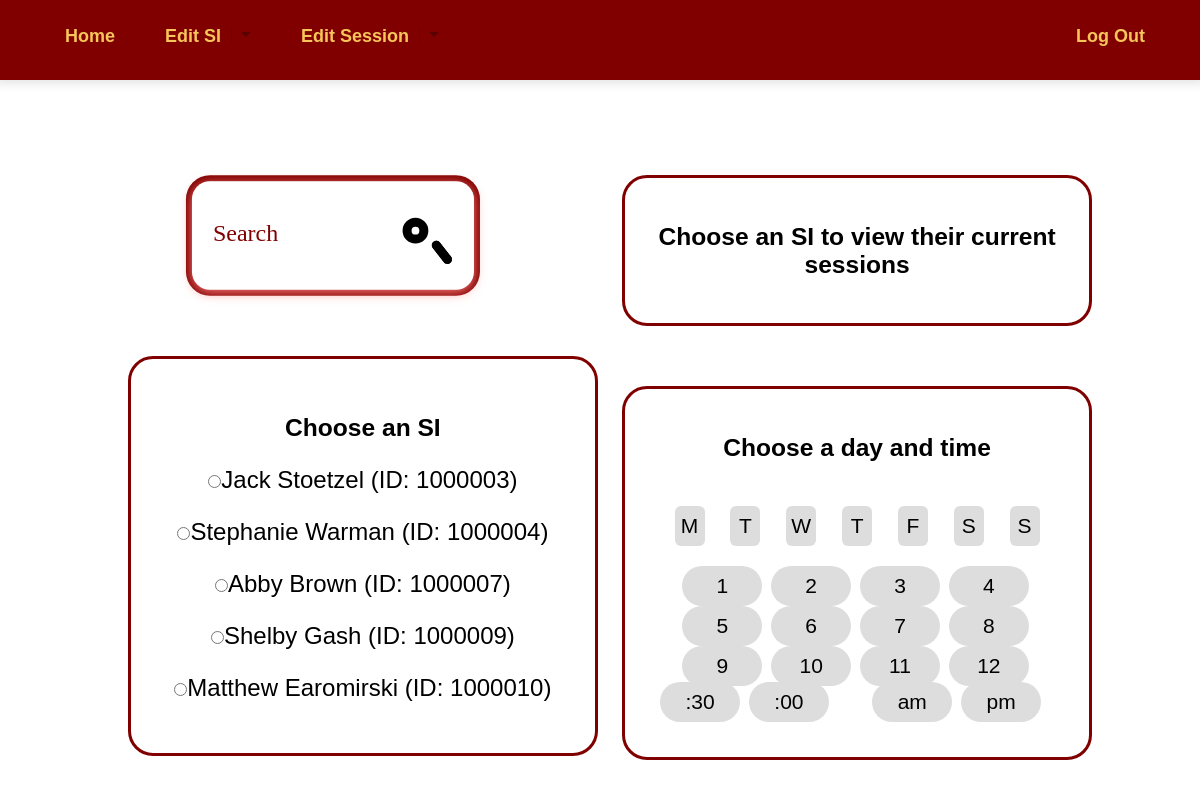
Page /update_session.php (signed in) on the committed database.
### tables this page shows
CREATE TABLE `Student` (
  `ID` int(11) NOT NULL,
  `name` varchar(20) DEFAULT NULL,
  `email` varchar(320) DEFAULT NULL,
  `password` varchar(100) NOT NULL,
  `major` varchar(100) DEFAULT NULL
);

### update_session.php (the view, shortened to what this page needs)
<!DOCTYPE html>
<html>
<head>
<link rel="stylesheet" href="https://cdnjs.cloudflare.com/ajax/libs/font-awesome/4.7.0/css/font-awesome.min.css">
	<link rel ="stylesheet" href="stylemenu.css">
	<link rel ="stylesheet" href="stylesheet.css">
	<link rel ="stylesheet" href="stylesearch.css">
</head>
<header>
<nav id="navigation">
  <ul class="links" style = "float:left;">
  <li><a href="admin_page.php">Home</a></li>
    <li class="dropdown"><a href="#" class="trigger-drop">Edit SI<i class="arrow"></i></a>
    </li>
    <li class="dropdown"><a href="#" class="trigger-drop">Edit Session<i class="arrow"></i></a>
    </li>
</ul>
<ul class ="links">
    <li><a href="logout.php">Log Out</a>
    </li>
  </ul>
</nav>
</header>
<body style = "padding: 70px;">
<div class = 'text_column' style = 'float:right; width: 45%;  margin-left:5%;'>
<div class = 'column' style = 'text-align:center; width: 45%; width: 100%; height: auto'>
<div class = "colContent"><form action ="#" name = "addsession"  method = 'post' style ="width:100%; height:100%;" >
<?php
if (isset($_SESSION['add-si-id']))
{
	$connection = @mysqli_connect('localhost','swarman2','swarman2','SalisburySIDB');
	if($connection->connect_error) {
		die('Failed to Connect: '.$connection->connect_error);
	}
	$namequery = "select name from Student where ID = ".$_SESSION['add-si-id'];
	$nr = mysqli_query($connection, $namequery);
	$name_row = mysqli_fetch_array($nr);
	echo "<h3> Choose a session to update</h3>";
	$query = "select session_weekday,session_time from Session where SI_ID = ".$_SESSION['add-si-id'];
	$r = mysqli_query($connection, $query);
echo'<form action="#" name=postsession method ="post">';
	while($row = mysqli_fetch_array($r))
	{
	if ($_SESSION['ses_to_up'] == $row['session_weekday'])
	{
	if(isset($_SESSION['day']) and isset($_SESSION['time'])and isset($_SESSION['half']) and isset($_SESSION['ampm']))
	{
		if($_SESSION['ampm']=='pm')
		{
			$t = $_SESSION['time']+12;
		}
		else
		{
			$t = $_SESSION['time'];
		}
		if($t == 12 or $t==24)
		{
			$t = $t - 12;
		}
		if($_SESSION['half']=='nothalf')
		{
			$_SESSION['date'] = $t.':00:00';
		}
		else
		{
			$_SESSION['date'] = $t.':30:00';
		}
		echo"<input type = 'radio' checked id = '".$row['session_weekday']."' name = 'session_to_upd' onclick='this.form.submit()' value = '".$row['session_weekday']."'><label for ='".$row['session_weekday']."' style = 'color:#800000; font-weight:bold;'>".$_SESSION['day']." at ".date('h:i a',strtotime($_SESSION['date']))."</label></br>";
		echo "[old time: ".$row['session_weekday']." at  ". date('h:i a ', strtotime($row['session_time']))."]";
	}
	else
	{
		echo "<input type = 'radio' checked id = '".$row['session_weekday']."' name = 'session_to_upd' onclick='this.form.submit()' value = '".$row['session_weekday']."'><label for ='".$row['session_weekday']."'>".$row['session_weekday']." at  ". date('h:i a ', strtotime($row['session_time']))."</label>";
	}
	}
	else{
		echo "<input type = 'radio' id = '".$row['session_weekday']."' name = 'session_to_upd' onclick='this.form.submit()' value = '".$row['session_weekday']."'><label for ='".$row['session_weekday']."'>".$row['session_weekday']." at  ". date('h:i a ', strtotime($row['session_time']))."</label>";
	}
		echo'</br>';
	}
	if(isset($_SESSION['ses_to_up']) and isset($_SESSION['day']) and isset($_SESSION['time'])and isset($_SESSION['half']) and isset($_SESSION['ampm']))
	{
		echo"<button class ='button1' name = 'updateSession' value = 'update'>Update Session</button>";
	}
	echo '</form>';
}
else
{
	echo"<h3> Choose an SI to view their current sessions</h3>";
}
?>
</form>
</div>
</div>
<div class = 'column' style='text-align:center; height: auto; width:100%;' >
<div class = 'colContent'>
<h3>Choose a day and time</h3>
<div class="weekDays-selector">
<form action = '#' name = postday method = 'post' style = "padding-top:10px; height:60px;">
<?php
echo '/>
  <label for="weekday-mon">M</label>
  <input type="radio" id="weekday-tue" class="weekday" name="group" onclick="this.form.submit()" value = "Tuesday"';
echo '/>
  <label for="weekday-tue">T</label>
  <input type="radio" id="weekday-wed" class="weekday" name="group" onclick="this.form.submit()" value = "Wednesday"';
echo '/>
  <label for="weekday-wed">W</label>
  <input type="radio" id="weekday-thu" class="weekday" name="group" onclick="this.form.submit()" value = "Thursday"';
echo '/>
  <label for="weekday-thu">T</label>
  <input type="radio" id="weekday-fri" class="weekday" name="group" onclick="this.form.submit()" value = "Friday"';
echo '/>
  <label for="weekday-fri">F</label>
  <input type="radio" id="weekday-sat" class="weekday" name="group" onclick="this.form.submit()" value = "Saturday"';
echo '/>
  <label for="weekday-sat">S</label>
  <input type="radio" id="weekday-sun" class="weekday" name="group" onclick="this.form.submit()" value = "Sunday"';
echo '/>
  <label for="weekday-sun">S</label>
';
?>
</form>
</div>
<div class="time-selector" style = "margin-top:20px; width: 100%;">
<form action = '#' name = posttime method ='post'>
<?php
  echo'/>
  <label for="1oclk">1</label>
  <input type="radio" id="2oclk" class="time" name="group3"  onclick="this.form.submit()" value ="2"';
 echo '/>
  <label for="2oclk">2</label>
  <input type="radio" id="3oclk" class="time" name="group3"  onclick="this.form.submit()"  value ="3"';
  echo '/>
  <label for="3oclk">3</label>
  <input type="radio" id="4oclk" class="time" name="group3"  onclick="this.form.submit()"  value ="4"';
 echo '/>
  <label for="4oclk">4</label>
  <input type="radio" id="5oclk" class="time" name="group3"  onclick="this.form.submit()"  value ="5"';
echo' />
  <label for="5oclk">5</label>
  <input type="radio" id="6oclk" class="time" name="group3"  onclick="this.form.submit()"  value ="6"';
 echo '/>
  <label for="6oclk">6</label>
  <input type="radio" id="7oclk" class="time" name="group3"  onclick="this.form.submit()"  value ="7"';
 echo '/>
  <label for="7oclk">7</label>
  <input type="radio" id="8oclk" class="time" name="group3"  onclick="this.form.submit()"  value ="8"';
 echo '/>
  <label for="8oclk">8</label>
  <input type="radio" id="9oclk" class="time" name="group3"  onclick="this.form.submit()"  value ="9"';
 echo '/>
  <label for="9oclk">9</label>
  <input type="radio" id="10oclk" class="time" name="group3"  onclick="this.form.submit()"  value ="10"';
echo ' />
  <label for="10oclk">10</label>
  <input type="radio" id="11oclk" class="time" name="group3"  onclick="this.form.submit()"  value ="11"';
 echo ' />
  <label for="11oclk">11</label>
  <input type="radio" id="12oclk" class="time" name="group3"  onclick="this.form.submit()" value ="12"';
echo ' />
  <label for="12oclk">12</label>
';
?>
</form>
</div>
<div class="time-selector" style = " width: 100%; height:75px;">
<form action ="#" name = postampm method = 'post' style ="width:45%; float:right; margin-right:10px; margin-bottom:0; height:50px;" >
<?php
 echo ' />
 <label for="am">am</label>
 <input type = "radio" id="pm" class ="time" name ="ampm" onclick="this.form.submit()" value="pm"';
 echo ' />
 <label for="pm">pm</label>';
?>
</form>
<form action ="#" name = post30 method = 'post' style ="width:45%; float:left; margin-right:10px;height:50px;" >
<?php
 echo ' />
 <label for="half">:30</label>
 <input type = "radio" id="nothalf" class ="time" name ="half" onclick="this.form.submit()" value="nothalf"';
 echo ' />
 <label for="nothalf">:00</label>';
?>
</div>
</div>
  </div>
</div>
<div class ='text_column' style = "align:left; width:45%;">
<div id="cover">
  <form method="post" action="#">
    <div class="tb">
      <div class="td"><input type="text" name = 'search' placeholder="Search"></div>
      <div class="td" id="s-cover">
        <button class = 'searchbutton' type="submit">
          <div id="s-circle"></div>
          <span></span>
        </button>
      </div>
    </div>
  </form>
</div>
 <div class = "column" style = 'width: 100%; float:left; padding: 20px; height:400px; text-align:center; overflow: hidden;'>
 	<div class = "scroll_bar" style = "height:350px;">
	<h3>Choose an SI </h3>
		<form action = "#" name=postlink method ='post'>
	     <?php
		$connection = @mysqli_connect('localhost','swarman2','swarman2','SalisburySIDB');
		if(isset($_POST['search']))
		{
		$query = "select name,ID from Student,Supplemental_Instruction_Leader where Student_ID = ID and name like '%".$_POST['search']."%'";
		}
		else{
		$query = "select name,ID from Student,Supplemental_Instruction_Leader where Student_ID = ID";
		}
		$r = mysqli_query($connection, $query);
		while($row = mysqli_fetch_array($r))
		{
			echo "<p><input type = 'radio' id = 'buttong' name = 'choose-si' onclick='this.form.submit()' value = '".$row['ID']."'";
			if(isset($_SESSION['add-si-id']))
			{
				if($row['ID']==$_SESSION['add-si-id'])
				{
					echo" checked";
				}
			}
			echo ">".$row['name']."  (ID: ".$row['ID'].")</p>";
		}
	?>
	</form>
	</div>
</div>
</div>
</body>
</html>

### stylemenu.css (style rules this page uses)
* { box-sizing: border-box; }
body { line-height: normal; font-size: 16px; font-family: sans-serif; }
a, a:hover { color: #33334d; text-decoration: none; font-weight: 600; }
nav { position: fixed; left: 0; right: 0; top: 0; height: 80px; background: #800000; box-shadow: 0 0px 9px 4px rgba(0, 0, 0, 0.1), 0 -5px 2px 2px rgba(0, 0, 0, 0.1); z-index: 1000; min-width: 580px; }
nav .links { float: right; margin-right: 30px; margin-bottom:0; margin-top: .5vw; position: relative; }
nav .links li { float: left; list-style: none; position: relative; margin: 10px; display: inline-block; }
nav .links li > a { position: relative; display: inline-block; padding: 0 10px; line-height: 30px; height: 30px; }
nav .links li > a[class^="trigger-"] { padding-right: 40px; }
nav .links li > a .arrow { position: absolute; width: 10px; height: 10px; top: 35%; text-align: center; right: 10px; border-width: 5px 5px 0 5px; border-style: solid; border-color: rgba(0, 0, 0, 0.3) transparent; }
nav .links li > a .arrow:after { content: ""; border-left: 1px solid rgba(0, 0, 0, 0.15); top: -10px; left: -15px; position: absolute; height: 15px; }

### stylesheet.css (style rules this page uses)
header { margin:0; }
body { color: black; background-color: white; margin-top: 75px; font-size:1.5vw; }
* { box-sizing: border-box; }
.column { float: right; width: 45%; padding-left: 10px; padding-right:10px; color:black; margin: 30px; border: solid; border-color:#800000; border-radius:25px; background-color: white; height:75vh; }
.colContent { padding: 20px; overflow-x: hidden; overflow-y: scroll; }
.text_column { float: left; font-size:1.75vw; width: 45%; margin-left: 20px; border: none; }
.scroll_bar { overflow: auto; padding: 10px; height: 675px; }
a { text-decoration:none; color :#F7C55A; }
p { font-family: 'Catamaran', sans-serif; color: black; font-size: 2vw; }
form { margin-top:20px; }
input[type=text] { margin-bottom:15px; border-radius:10px; height:40px; padding-top:5px; font-size:20px; }
li { font-family: 'Catamaran', sans-serif; padding: 5px; color: #F7C55A; }
.weekDays-selector input[type=radio] + label { display: inline-block; border-radius: 6px; background: #dddddd; width: 2.5vw; margin:10px; line-height: 40px; text-align: center; cursor: pointer; }
.time-selector input[type=radio] + label { display: inline-block; border-radius: 50px; background: #dddddd; height: 40px; width: 80px; margin-right: 3px; line-height: 40px; text-align: center; cursor: pointer; }

### stylesearch.css (style rules this page uses)
* { outline: none; }
.tb { display: table; width: 100%; }
.td { display: table-cell; vertical-align: middle; }
input, .searchbutton { color: #800000; font-family: Nunito; padding: 0; margin: 0; border: 0; background-color: transparent; }
#cover { padding: 35px; background-color: #fff; border-radius: 30px; box-shadow: 0 4px 20px #ff7c7c, 0 0 0 10px #800000; -webkit-transform: scale(0.6); transform: scale(0.6); }
form { height: 96px; }
input[type="text"] { width: 100%; height: 96px; font-size: 40px; }
input[type="text"]::placeholder { color: #800000; }
#s-cover { width: 1px; padding-left: 35px; }
.searchbutton { position: relative; display: block; width: 84px; height: 96px; cursor: pointer; }
#s-circle { position: relative; top: -8px; left: 0; width: 43px; height: 43px; margin-top: 0; margin-left:0; border-width: 15px; border: 15px solid black; background-color: transparent; border-radius: 50%; transition: 0.5s ease all; }
.searchbutton span { position: absolute; top: 68px; left: 43px; display: block; width: 45px; height: 15px; background-color: transparent; border-radius: 10px; -webkit-transform: rotateZ(52deg); transform: rotateZ(52deg); transition: 0.5s ease all; }
.searchbutton span:before, .searchbutton span:after { content: ''; position: absolute; bottom: 0; right: 0; width: 45px; height: 15px; background-color: black; border-radius: 10px; -webkit-transform: rotateZ(0); transform: rotateZ(0); transition: 0.5s ease all; }

### rows in the picture
student: name "Jack Stoetzel", ID "1000003"
student: name "Stephanie Warman", ID "1000004"
student: name "Abby Brown", ID "1000007"
student: name "Shelby Gash", ID "1000009"
student: name "Matthew Earomirski", ID "1000010"
